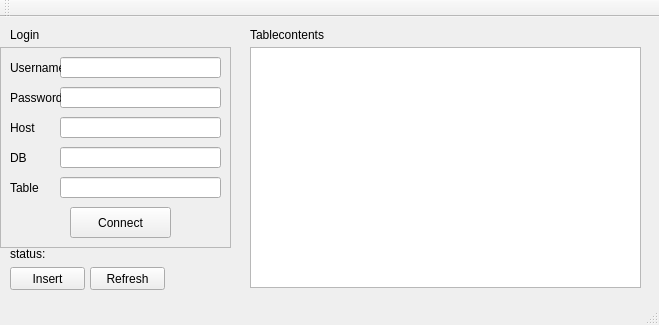
<?xml version="1.0" encoding="UTF-8"?>
<ui version="4.0">
 <class>QtQRCodeClass</class>
 <widget class="QMainWindow" name="QtQRCodeClass">
  <property name="geometry">
   <rect>
    <x>0</x>
    <y>0</y>
    <width>659</width>
    <height>325</height>
   </rect>
  </property>
  <property name="windowTitle">
   <string>QtQRCode</string>
  </property>
  <widget class="QWidget" name="centralWidget">
   <widget class="QFrame" name="frame">
    <property name="geometry">
     <rect>
      <x>0</x>
      <y>30</y>
      <width>231</width>
      <height>201</height>
     </rect>
    </property>
    <property name="frameShape">
     <enum>QFrame::StyledPanel</enum>
    </property>
    <property name="frameShadow">
     <enum>QFrame::Raised</enum>
    </property>
    <widget class="QPushButton" name="loginButton">
     <property name="geometry">
      <rect>
       <x>70</x>
       <y>160</y>
       <width>101</width>
       <height>31</height>
      </rect>
     </property>
     <property name="text">
      <string>Connect</string>
     </property>
    </widget>
    <widget class="QLineEdit" name="usernameText">
     <property name="geometry">
      <rect>
       <x>60</x>
       <y>10</y>
       <width>161</width>
       <height>21</height>
      </rect>
     </property>
    </widget>
    <widget class="QLineEdit" name="passwordText">
     <property name="geometry">
      <rect>
       <x>60</x>
       <y>40</y>
       <width>161</width>
       <height>21</height>
      </rect>
     </property>
    </widget>
    <widget class="QLineEdit" name="dbText">
     <property name="geometry">
      <rect>
       <x>60</x>
       <y>100</y>
       <width>161</width>
       <height>21</height>
      </rect>
     </property>
    </widget>
    <widget class="QLineEdit" name="tableText">
     <property name="geometry">
      <rect>
       <x>60</x>
       <y>130</y>
       <width>161</width>
       <height>21</height>
      </rect>
     </property>
    </widget>
    <widget class="QLabel" name="label">
     <property name="geometry">
      <rect>
       <x>10</x>
       <y>10</y>
       <width>51</width>
       <height>21</height>
      </rect>
     </property>
     <property name="text">
      <string>Username</string>
     </property>
    </widget>
    <widget class="QLabel" name="label_2">
     <property name="geometry">
      <rect>
       <x>10</x>
       <y>40</y>
       <width>51</width>
       <height>21</height>
      </rect>
     </property>
     <property name="text">
      <string>Password</string>
     </property>
    </widget>
    <widget class="QLabel" name="label_4">
     <property name="geometry">
      <rect>
       <x>10</x>
       <y>100</y>
       <width>51</width>
       <height>21</height>
      </rect>
     </property>
     <property name="text">
      <string>DB</string>
     </property>
    </widget>
    <widget class="QLabel" name="label_5">
     <property name="geometry">
      <rect>
       <x>10</x>
       <y>130</y>
       <width>51</width>
       <height>21</height>
      </rect>
     </property>
     <property name="text">
      <string>Table</string>
     </property>
    </widget>
    <widget class="QLabel" name="label_3">
     <property name="geometry">
      <rect>
       <x>10</x>
       <y>70</y>
       <width>51</width>
       <height>21</height>
      </rect>
     </property>
     <property name="text">
      <string>Host</string>
     </property>
    </widget>
    <widget class="QLineEdit" name="ipText">
     <property name="geometry">
      <rect>
       <x>60</x>
       <y>70</y>
       <width>161</width>
       <height>21</height>
      </rect>
     </property>
    </widget>
   </widget>
   <widget class="QLabel" name="loginLabel">
    <property name="geometry">
     <rect>
      <x>10</x>
      <y>10</y>
      <width>181</width>
      <height>16</height>
     </rect>
    </property>
    <property name="text">
     <string>Login</string>
    </property>
   </widget>
   <widget class="QLabel" name="statusLabel">
    <property name="geometry">
     <rect>
      <x>10</x>
      <y>230</y>
      <width>47</width>
      <height>13</height>
     </rect>
    </property>
    <property name="text">
     <string>status:</string>
    </property>
   </widget>
   <widget class="QLabel" name="statusValueLabel">
    <property name="geometry">
     <rect>
      <x>50</x>
      <y>230</y>
      <width>121</width>
      <height>16</height>
     </rect>
    </property>
    <property name="text">
     <string/>
    </property>
   </widget>
   <widget class="QLabel" name="Tablecontents">
    <property name="geometry">
     <rect>
      <x>250</x>
      <y>10</y>
      <width>91</width>
      <height>16</height>
     </rect>
    </property>
    <property name="text">
     <string>Tablecontents</string>
    </property>
   </widget>
   <widget class="QTableWidget" name="tableWidget">
    <property name="geometry">
     <rect>
      <x>250</x>
      <y>30</y>
      <width>391</width>
      <height>241</height>
     </rect>
    </property>
    <property name="columnCount">
     <number>0</number>
    </property>
    <attribute name="verticalHeaderVisible">
     <bool>false</bool>
    </attribute>
   </widget>
   <widget class="QPushButton" name="refreshButton">
    <property name="geometry">
     <rect>
      <x>90</x>
      <y>250</y>
      <width>75</width>
      <height>23</height>
     </rect>
    </property>
    <property name="text">
     <string>Refresh</string>
    </property>
   </widget>
   <widget class="QPushButton" name="insertButton">
    <property name="geometry">
     <rect>
      <x>10</x>
      <y>250</y>
      <width>75</width>
      <height>23</height>
     </rect>
    </property>
    <property name="text">
     <string>Insert</string>
    </property>
   </widget>
  </widget>
  <widget class="QMenuBar" name="menuBar">
   <property name="geometry">
    <rect>
     <x>0</x>
     <y>0</y>
     <width>659</width>
     <height>21</height>
    </rect>
   </property>
  </widget>
  <widget class="QToolBar" name="mainToolBar">
   <attribute name="toolBarArea">
    <enum>TopToolBarArea</enum>
   </attribute>
   <attribute name="toolBarBreak">
    <bool>false</bool>
   </attribute>
  </widget>
  <widget class="QStatusBar" name="statusBar"/>
 </widget>
 <layoutdefault spacing="6" margin="11"/>
 <resources>
  <include location="qtqrcode.qrc"/>
 </resources>
 <connections/>
</ui>
